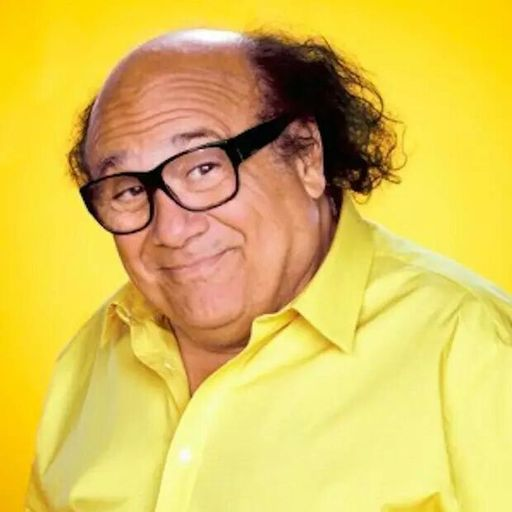
#> input picture OpenCV/OpenCVTests/harry.png, 512 x 512 px
$ python illumiblend.py
#> lines starting #> are read from the running program, lines starting #| are printed output that depends on the picture
import cv2
import numpy as np
apple = cv2.imread('harry.png')
#> apple is the input picture: shape (512, 512, 3); mean B, G, R 85.9, 193.6, 221.5
orange = cv2.imread('simon.png')
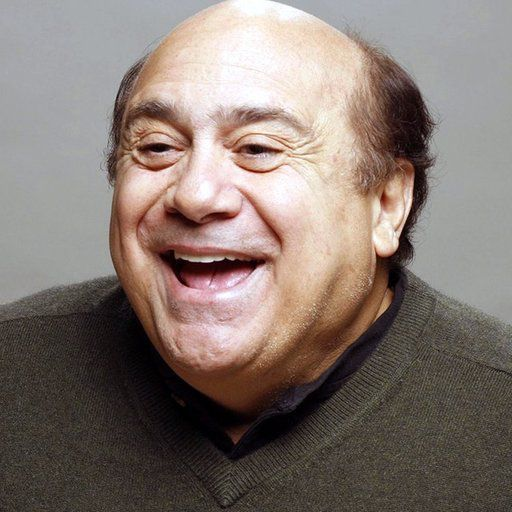
#> input picture OpenCV/OpenCVTests/simon.png, 512 x 512 px
#> orange is the input picture: shape (512, 512, 3); mean B, G, R 113, 119.9, 132.9
apple_orange = np.hstack((apple[:, :256], orange[:, 256:]))
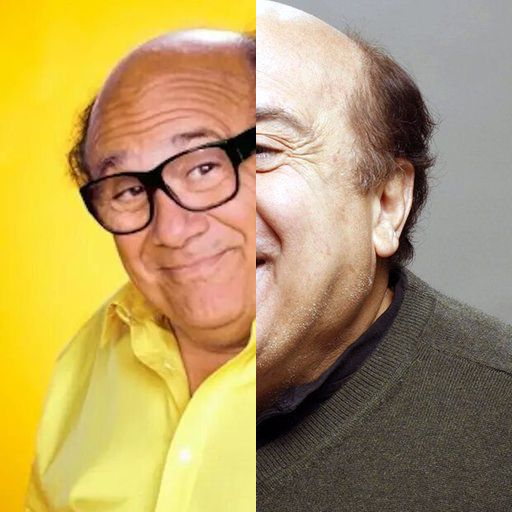
#> apple_orange: shape (512, 512, 3); mean B, G, R 98.9, 155.5, 180.1

apple_copy = apple.copy()
gp_apple = [apple_copy]
for i in range(6):
    apple_copy = cv2.pyrDown(apple_copy)
    gp_apple.append(apple_copy)
#> this loop made 6 passes
#> pass 3, `apple_copy = cv2.pyrDown(apple_copy)`:
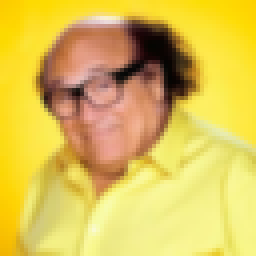
#> apple_copy: shape (64, 64, 3) (shown 4 times larger); mean B, G, R 84.9, 193.5, 221.7
#> after the loop, gp_apple = 7 items

orange_copy = orange.copy()
gp_orange = [orange_copy]
for i in range(6):
    orange_copy = cv2.pyrDown(orange_copy)
    gp_orange.append(orange_copy)
#> this loop made 6 passes
#> pass 3, `orange_copy = cv2.pyrDown(orange_copy)`:
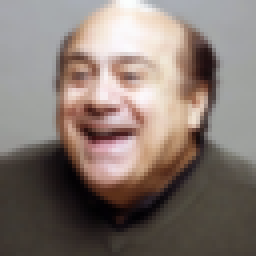
#> orange_copy: shape (64, 64, 3) (shown 4 times larger); mean B, G, R 113.9, 120.6, 133.6
#> after the loop, gp_orange = 7 items

apple_copy = gp_apple[5]
lp_apple = [apple_copy]
for i in range(5, 0, -1):
    gaussian_expanded = cv2.pyrUp(gp_apple[i])
    laplacian = cv2.subtract(gp_apple[i-1], gaussian_expanded)
    lp_apple.append(laplacian)
#> after the loop, lp_apple = 6 items

orange_copy = gp_orange[5]
lp_orange = [orange_copy]
for i in range(5, 0, -1):
    gaussian_expanded = cv2.pyrUp(gp_orange[i])
    laplacian = cv2.subtract(gp_orange[i-1], gaussian_expanded)
    lp_orange.append(laplacian)
#> this loop made 5 passes
#> pass 2, `laplacian = cv2.subtract(gp_orange[i-1], gaussian_expanded)`:
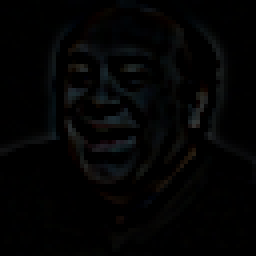
#> laplacian: shape (64, 64, 3) (shown 4 times larger); mean of channels 0, 1, 2 3.6, 3.5, 3.2; drawn as B, G, R
#> after the loop, lp_orange = 6 items

apple_orange_pyramid = []
n = 0
for apple_lap, orange_lap in zip(lp_apple, lp_orange):
    n += 1
    cols, rows, ch = apple_lap.shape
    laplacian = np.hstack((apple_lap[:, 0:int(cols/2)], orange_lap[:, int(cols/2):]))
    apple_orange_pyramid.append(laplacian)
#> this loop made 6 passes
#> (cols, rows) on passes 1 to 6: (16, 16), (32, 32), (64, 64), (128, 128), (256, 256), (512, 512)
#> pass 3, `laplacian = np.hstack((apple_lap[:, 0:int(cols/2)], orange_lap[:, int(..`:
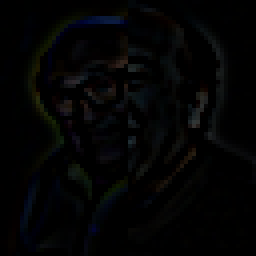
#> laplacian: shape (64, 64, 3) (shown 4 times larger); mean of channels 0, 1, 2 3.6, 3.5, 3.2; drawn as B, G, R
#> after the loop, apple_orange_pyramid = 6 items; n = 6

apple_orange_reconstruct = apple_orange_pyramid[0]
for i in range(1, 6):
    apple_orange_reconstruct = cv2.pyrUp(apple_orange_reconstruct)
    apple_orange_reconstruct = cv2.add(apple_orange_pyramid[i], apple_orange_reconstruct)
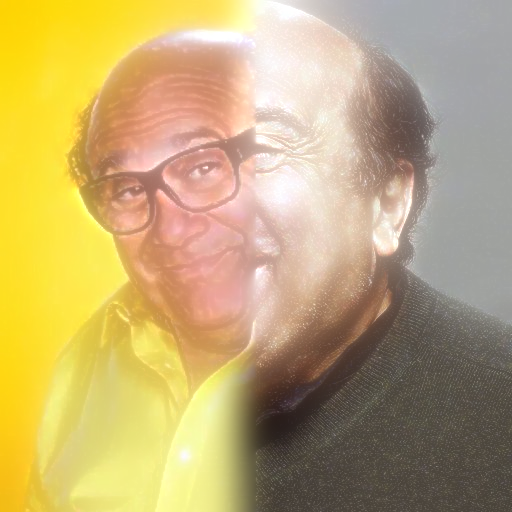
#> apple_orange_reconstruct: shape (512, 512, 3); mean of channels 0, 1, 2 115.3, 169.9, 192.7; drawn as B, G, R

cv2.imshow("lol", apple_orange_reconstruct)
cv2.waitKey(0)
cv2.destroyAllWindows()
